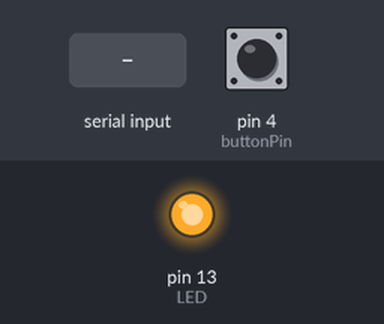
Bench run of a sketch on a simulated Arduino Uno, built with avr-gcc and run on an emulated ATmega328P. On the bench: output pins drawn as LEDs (lit = HIGH). The test bench sets the inputs (shaded band); at power-on: pin 4 (buttonPin) LOW. What the sketch prints to the serial monitor is not drawn.

Above: at 1.2 s.
1.3 s: "0" received over Serial
At 1.6 s:
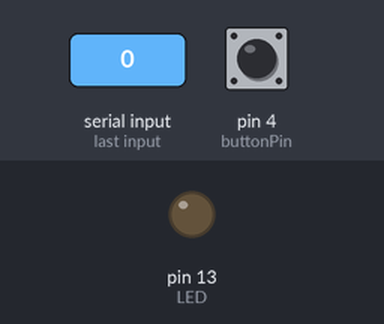
4.4 s: "1" received over Serial
At 5.1 s:
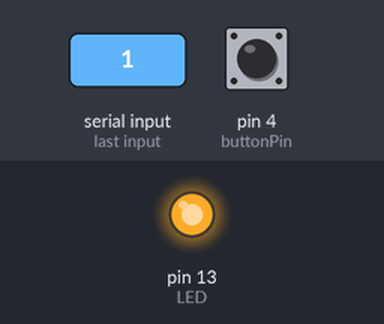
Timing chart, 0 to 7.4 s (numbered marks = the images above; inputs shaded):
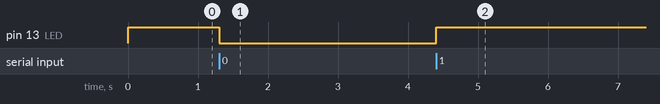

The sketch:

bluetooth-module.ino
```cpp
char incomingByte;  // incoming data
int  LED = 13;      // LED pin
int buttonState = 0;
const int buttonPin = 4;

void setup() {
  Serial.begin(9600); // initialization
  pinMode(LED, OUTPUT);
  Serial.println("Press 1 to LED ON or 0 to LED OFF...");
  digitalWrite(LED, HIGH);  // if 1, switch LED Off
}

void loop() {
  pushButtonListener();
  if (Serial.available() > 0) {  // if the data came
    incomingByte = Serial.read(); // read byte
    if(incomingByte == '0') {
       digitalWrite(LED, LOW);  // if 1, switch LED Off
//       Serial.println("LED OFF. Press 1 to LED ON!");  // print message
    }
    if(incomingByte == '1') {
       digitalWrite(LED, HIGH); // if 0, switch LED on
//       Serial.println("LED ON. Press 0 to LED OFF!");
    }
  }
}

void pushButtonListener() {
    buttonState = digitalRead(buttonPin);
    if (buttonState) {
      Serial.print("0");
      delay(30);
    }
}
```

Measured:
- after the input at 1.3 s, pin 13 (LED): HIGH → LOW at once
- after the input at 4.4 s, pin 13 (LED): LOW → HIGH at once
